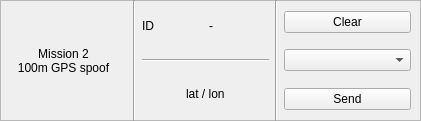
   <widget class="QFrame" name="frame_s2">
    <property name="geometry">
     <rect>
      <x>0</x>
      <y>180</y>
      <width>421</width>
      <height>121</height>
     </rect>
    </property>
    <property name="frameShape">
     <enum>QFrame::StyledPanel</enum>
    </property>
    <property name="frameShadow">
     <enum>QFrame::Raised</enum>
    </property>
    <widget class="QWidget" name="gridLayoutWidget_4">
     <property name="geometry">
      <rect>
       <x>0</x>
       <y>0</y>
       <width>411</width>
       <height>121</height>
      </rect>
     </property>
     <layout class="QGridLayout" name="gridLayout_s2">
      <item row="1" column="2">
       <spacer name="verticalSpacer_39">
        <property name="orientation">
         <enum>Qt::Vertical</enum>
        </property>
        <property name="sizeHint" stdset="0">
         <size>
          <width>20</width>
          <height>40</height>
         </size>
        </property>
       </spacer>
      </item>
      <item row="2" column="2">
       <layout class="QVBoxLayout" name="verticalLayout_pos_s2">
        <item>
         <spacer name="verticalSpacer_36">
          <property name="orientation">
           <enum>Qt::Vertical</enum>
          </property>
          <property name="sizeHint" stdset="0">
           <size>
            <width>20</width>
            <height>40</height>
           </size>
          </property>
         </spacer>
        </item>
        <item>
         <layout class="QHBoxLayout" name="horizontalLayout_4">
          <item>
           <widget class="QLabel" name="pos_label_s2">
            <property name="text">
             <string>ID</string>
            </property>
           </widget>
          </item>
          <item>
           <widget class="QLabel" name="id_s2">
            <property name="text">
             <string>-</string>
            </property>
           </widget>
          </item>
         </layout>
        </item>
        <item>
         <spacer name="verticalSpacer_34">
          <property name="orientation">
           <enum>Qt::Vertical</enum>
          </property>
          <property name="sizeHint" stdset="0">
           <size>
            <width>20</width>
            <height>40</height>
           </size>
          </property>
         </spacer>
        </item>
        <item>
         <widget class="Line" name="line_9">
          <property name="orientation">
           <enum>Qt::Horizontal</enum>
          </property>
         </widget>
        </item>
        <item>
         <spacer name="verticalSpacer_35">
          <property name="orientation">
           <enum>Qt::Vertical</enum>
          </property>
          <property name="sizeHint" stdset="0">
           <size>
            <width>20</width>
            <height>40</height>
           </size>
          </property>
         </spacer>
        </item>
        <item alignment="Qt::AlignHCenter">
         <widget class="QLabel" name="pos_s2">
          <property name="text">
           <string>lat / lon</string>
          </property>
         </widget>
        </item>
        <item>
         <spacer name="verticalSpacer_33">
          <property name="orientation">
           <enum>Qt::Vertical</enum>
          </property>
          <property name="sizeHint" stdset="0">
           <size>
            <width>20</width>
            <height>40</height>
           </size>
          </property>
         </spacer>
        </item>
       </layout>
      </item>
      <item row="2" column="1">
       <widget class="Line" name="line_7">
        <property name="orientation">
         <enum>Qt::Vertical</enum>
        </property>
       </widget>
      </item>
      <item row="2" column="3">
       <widget class="Line" name="line_8">
        <property name="orientation">
         <enum>Qt::Vertical</enum>
        </property>
       </widget>
      </item>
      <item row="2" column="0">
       <layout class="QVBoxLayout" name="verticalLayout_label_s2">
        <item>
         <spacer name="verticalSpacer_38">
          <property name="orientation">
           <enum>Qt::Vertical</enum>
          </property>
          <property name="sizeHint" stdset="0">
           <size>
            <width>20</width>
            <height>40</height>
           </size>
          </property>
         </spacer>
        </item>
        <item>
         <widget class="QLabel" name="label_s2">
          <property name="text">
           <string>&lt;html&gt;&lt;head/&gt;&lt;body&gt;&lt;p align=&quot;center&quot;&gt;Mission 2&lt;br/&gt;100m GPS spoof&lt;/p&gt;&lt;/body&gt;&lt;/html&gt;</string>
          </property>
         </widget>
        </item>
        <item>
         <spacer name="verticalSpacer_37">
          <property name="orientation">
           <enum>Qt::Vertical</enum>
          </property>
          <property name="sizeHint" stdset="0">
           <size>
            <width>20</width>
            <height>40</height>
           </size>
          </property>
         </spacer>
        </item>
       </layout>
      </item>
      <item row="3" column="2">
       <spacer name="verticalSpacer_40">
        <property name="orientation">
         <enum>Qt::Vertical</enum>
        </property>
        <property name="sizeHint" stdset="0">
         <size>
          <width>20</width>
          <height>40</height>
         </size>
        </property>
       </spacer>
      </item>
      <item row="2" column="4">
       <layout class="QVBoxLayout" name="verticalLayout_buttons_s2">
        <item>
         <spacer name="verticalSpacer_18">
          <property name="orientation">
           <enum>Qt::Vertical</enum>
          </property>
          <property name="sizeHint" stdset="0">
           <size>
            <width>20</width>
            <height>40</height>
           </size>
          </property>
         </spacer>
        </item>
        <item>
         <widget class="QPushButton" name="clear_s2">
          <property name="text">
           <string>Clear</string>
          </property>
         </widget>
        </item>
        <item>
         <spacer name="verticalSpacer_3">
          <property name="orientation">
           <enum>Qt::Vertical</enum>
          </property>
          <property name="sizeHint" stdset="0">
           <size>
            <width>20</width>
            <height>40</height>
           </size>
          </property>
         </spacer>
        </item>
        <item>
         <widget class="QComboBox" name="combo_s2"/>
        </item>
        <item>
         <spacer name="verticalSpacer_4">
          <property name="orientation">
           <enum>Qt::Vertical</enum>
          </property>
          <property name="sizeHint" stdset="0">
           <size>
            <width>20</width>
            <height>40</height>
           </size>
          </property>
         </spacer>
        </item>
        <item>
         <widget class="QPushButton" name="send_s2">
          <property name="text">
           <string>Send</string>
          </property>
         </widget>
        </item>
        <item>
         <spacer name="verticalSpacer_56">
          <property name="orientation">
           <enum>Qt::Vertical</enum>
          </property>
          <property name="sizeHint" stdset="0">
           <size>
            <width>20</width>
            <height>40</height>
           </size>
          </property>
         </spacer>
        </item>
       </layout>
      </item>
      <item row="0" column="2">
       <spacer name="verticalSpacer_19">
        <property name="orientation">
         <enum>Qt::Vertical</enum>
        </property>
        <property name="sizeHint" stdset="0">
         <size>
          <width>20</width>
          <height>40</height>
         </size>
        </property>
       </spacer>
      </item>
     </layout>
    </widget>
   </widget>
